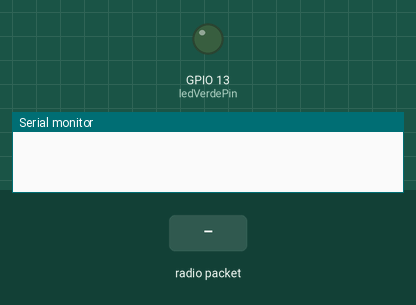
This sketch was run on a simulated ESP32. Shown: output pins drawn as LEDs (lit = HIGH), the last lines printed to the serial monitor. The inputs (shaded band) are chosen by the test bench.

Above: at 1.2 s.
1.3 s: radio packet "5" arrives
At 2.1 s:
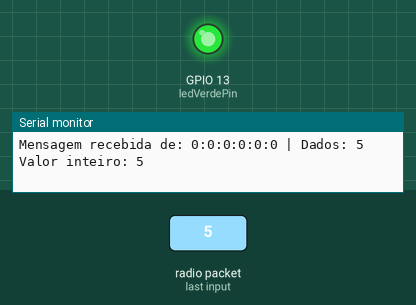
Timing chart, 0 to 4.3 s (numbered marks = the images above; inputs shaded):
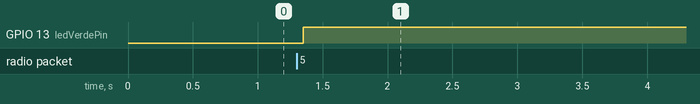

The sketch:

esp-now-receiver.ino
```cpp
/*
 * Exemplo ESP-NOW Receiver
 * Descrição: Esse código é um exemplo de como receber dados via ESP-NOW.
 * O valor recebido controla o estado de um LED
 *
 * Autor: Fábio Souza
 * Data: 14/12/2023
*/
#define LED_VERMELHO 14   // Pino do LED Vermelho
#define LED_VERDE 13      // Pino do LED Verde
#define LED_AZUL 12       // Pino do LED Azul
#define BOTAO_1 7         // Pino do Botão 1
#define BOTAO_2 6         // Pino do Botão 2
#define BOTAO_3 5         // Pino do Botão 3
#define BOTAO_4 4         // Pino do Botão 4
#define BOTAO_5 3         // Pino do Botão 5
#define BOTAO_6 2         // Pino do Botão 6
#define BUZZER  17        // Pino Do Buzzer

#include <esp_now.h>
#include <WiFi.h>

const int ledVerdePin = LED_VERDE;

// Função de callback para receber dados
void esp_now_recv_callback(const uint8_t * mac, const uint8_t *incomingData, int len)
{
  //imprime mensagem recebida
  Serial.print("Mensagem recebida de: ");
  for (int i = 0; i < 6; i++) {
    Serial.print(mac[i], HEX);
    if (i < 5) Serial.print(":");
  }
  Serial.print(" | Dados: ");
  Serial.println((char*)incomingData);

  // Converte o valor recebido para inteiro
  int value = atoi((char*)incomingData);
  Serial.print("Valor inteiro: ");
  Serial.println(value);

  // Atualiza o estado do LED
  digitalWrite(ledVerdePin, value ? HIGH : LOW); //Acende ou apaga o LED de acordo com o valor recebido
}

void setup() {

  Serial.begin(115200);             //Inicializa a comunicação serial
  pinMode(ledVerdePin, OUTPUT);     //Configura o pino do LED como saída

  WiFi.mode(WIFI_STA);              //Configura o WiFi como Station

  // Inicia o ESP-NOW
  if (esp_now_init() != ESP_OK)                   //Verifica se o ESP-NOW foi iniciado com sucesso
  {
    Serial.println("Erro ao iniciar o ESP-NOW");
    return;
  }

  // Configura a função de callback para receber dados
  esp_now_register_recv_cb(esp_now_recv_callback);
}

void loop() {

}
```

Measured:
- after the input at 1.3 s, GPIO 13 (ledVerdePin): LOW → HIGH after 0.05 s
